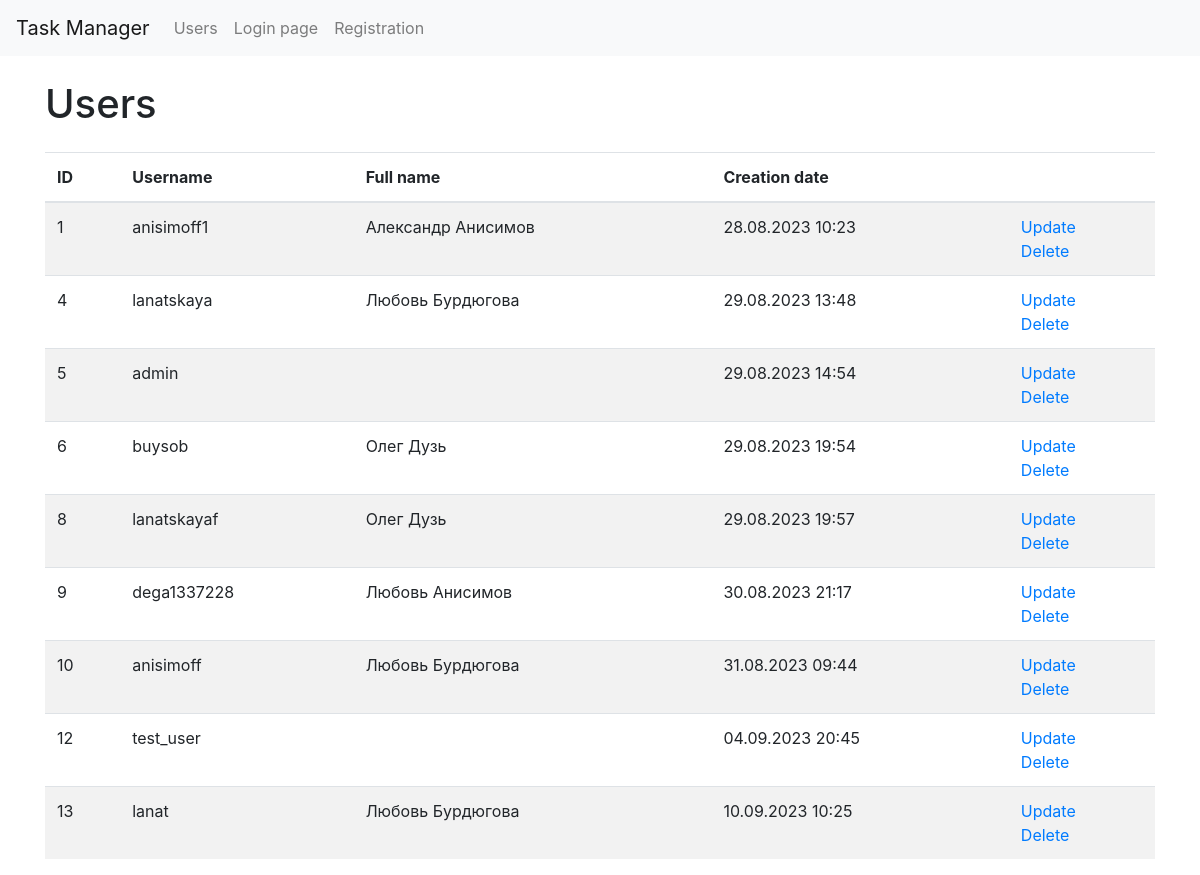
/users/, run on an earlier commit of the app's database.
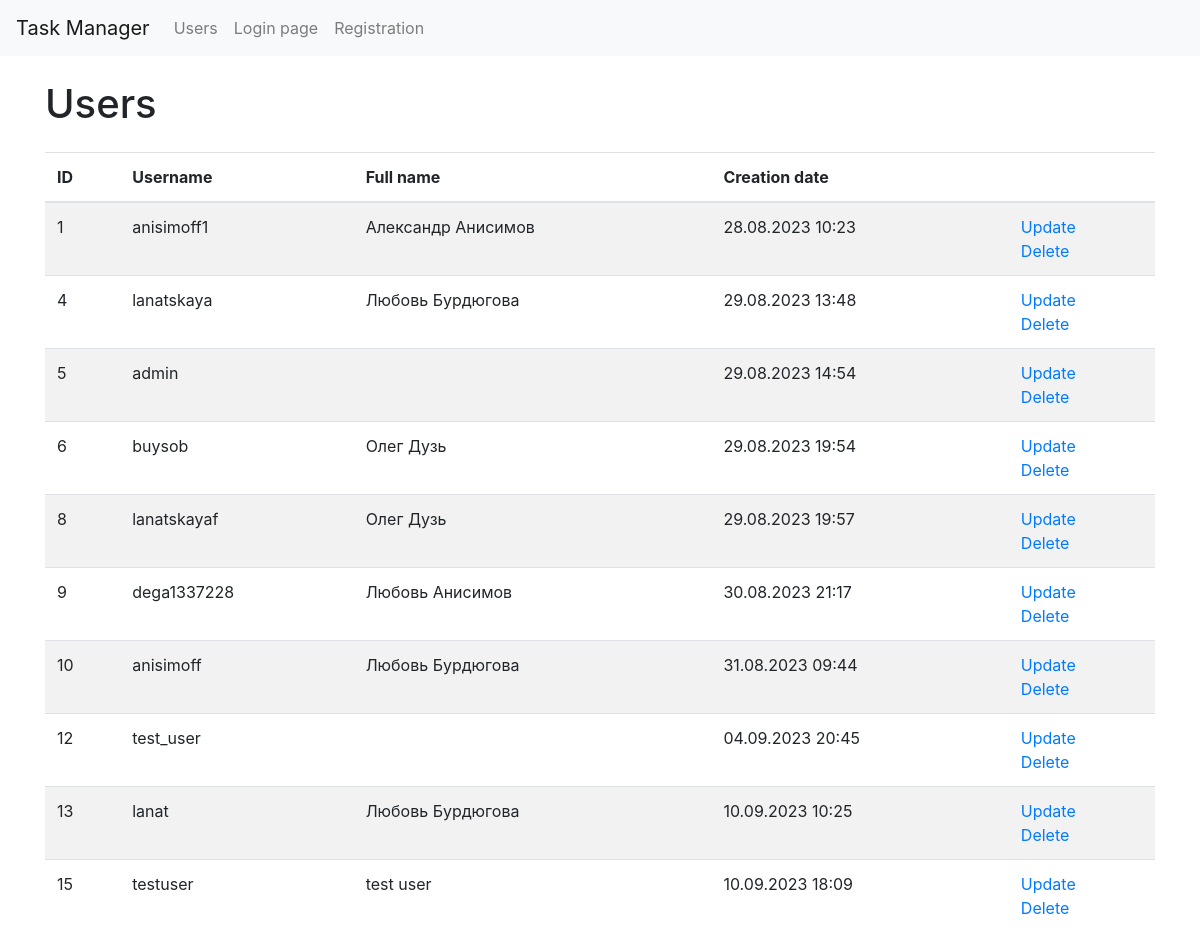
And on a later commit of the database.
### users/models.py (models this page shows, shortened)
class CustomUsers(AbstractUser):
    first_name = models.CharField(max_length=255, default="")
    last_name = models.CharField(max_length=255, default="")

### users/views.py (the view)
# urls.py: path('', UserList.as_view(), name="users_list"),
class UserList(DataMixin, ListView):
    model = CustomUsers
    template_name = "users/users_list.html"
    context_object_name = "users"
    def get_context_data(self, *, object_list=None, **kwargs):
        context = super().get_context_data(**kwargs)
        c_def = self.get_user_context(title=_("Users"))
        return context | c_def
    def get_queryset(self):
        return CustomUsers.objects.all()

### task_manager/utils.py (called while the page is built)
    def get_user_context(self, **kwargs):
        context = kwargs
        user_menu = menu.copy()
        if self.request.user.is_authenticated:
            user_menu.pop(4)
            user_menu.pop(4)
        if not self.request.user.is_authenticated:
            user_menu.pop(1)
            user_menu.pop(1)
            user_menu.pop(1)
            user_menu.pop(3)
        context['menu'] = user_menu
        return context

### task_manager/templates/users/users_list.html (shortened to what this page needs)
{% extends 'layout.html' %}
{% load bootstrap4 %}
{% block content %}
{% load i18n %}
<div class="container wrapper flex-grow-1">
    <h1 class="my-4">{% trans "Users" %}</h1>
    <table class="table table-striped">
        <thead>
            <tr>
                <th>ID</th>
                <th>{% trans "Username" %}</th>
                <th>{% trans "Full name" %}</th>
                <th>{% trans "Creation date" %}</th>
                <th></th>
            </tr>
        </thead>
        <tbody>
            {% for user in users %}
            <tr>
                <td> {{ user.id }} </td>
                <td> {{ user.username }} </td>
                <td> {{ user.first_name}} {{ user.last_name }} </td>
                <td> {{ user.date_joined|date:"d.m.Y H:i" }} </td>
                <td>
                    <a href="{% url "users_update" user.id %}">{% trans "Update" %}</a>
                    <br>
                    <a href="{% url "users_delete" user.id %}">{% trans "Delete" %}</a>
                </td>
            </tr>
            {% endfor %}
        </tbody>
    </table>
</div>
{% endblock %}

What changed in the data, as far as the page shows it:
added CustomUsers: id "15", username "testuser", first_name "test", last_name "user", date_joined "10.09.2023 18:09"
